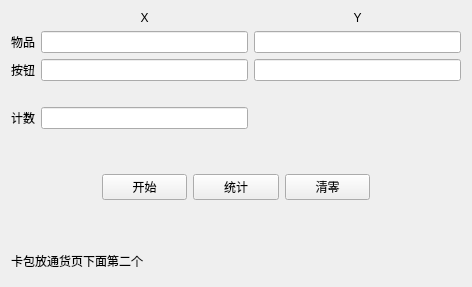
<?xml version="1.0" encoding="UTF-8"?>
<ui version="4.0">
 <class>Deck</class>
 <widget class="QWidget" name="Deck">
  <property name="geometry">
   <rect>
    <x>0</x>
    <y>0</y>
    <width>472</width>
    <height>287</height>
   </rect>
  </property>
  <property name="windowTitle">
   <string>Deck</string>
  </property>
  <layout class="QGridLayout" name="gridLayout_2">
   <item row="7" column="0">
    <widget class="QLabel" name="label_6">
     <property name="text">
      <string/>
     </property>
    </widget>
   </item>
   <item row="0" column="0">
    <layout class="QGridLayout" name="gridLayout">
     <item row="2" column="3">
      <widget class="QLineEdit" name="lineEdit_B_y"/>
     </item>
     <item row="4" column="0">
      <widget class="QLabel" name="label_5">
       <property name="text">
        <string>计数</string>
       </property>
      </widget>
     </item>
     <item row="4" column="1">
      <widget class="QLineEdit" name="lineEdit_cal"/>
     </item>
     <item row="1" column="1">
      <widget class="QLineEdit" name="lineEdit_A_x"/>
     </item>
     <item row="0" column="1">
      <widget class="QLabel" name="label_3">
       <property name="maximumSize">
        <size>
         <width>10000</width>
         <height>20</height>
        </size>
       </property>
       <property name="text">
        <string>X</string>
       </property>
       <property name="alignment">
        <set>Qt::AlignCenter</set>
       </property>
      </widget>
     </item>
     <item row="2" column="1">
      <widget class="QLineEdit" name="lineEdit_B_x"/>
     </item>
     <item row="1" column="3">
      <widget class="QLineEdit" name="lineEdit_A_y"/>
     </item>
     <item row="3" column="1">
      <widget class="QLabel" name="label_10">
       <property name="text">
        <string/>
       </property>
      </widget>
     </item>
     <item row="2" column="0">
      <widget class="QLabel" name="label_2">
       <property name="text">
        <string>按钮</string>
       </property>
      </widget>
     </item>
     <item row="1" column="0">
      <widget class="QLabel" name="label">
       <property name="text">
        <string>物品</string>
       </property>
      </widget>
     </item>
     <item row="0" column="3">
      <widget class="QLabel" name="label_4">
       <property name="text">
        <string>Y</string>
       </property>
       <property name="alignment">
        <set>Qt::AlignCenter</set>
       </property>
      </widget>
     </item>
    </layout>
   </item>
   <item row="11" column="0">
    <widget class="QLabel" name="label_7">
     <property name="text">
      <string/>
     </property>
    </widget>
   </item>
   <item row="10" column="0">
    <layout class="QHBoxLayout" name="horizontalLayout">
     <item>
      <widget class="QLabel" name="label_8">
       <property name="text">
        <string/>
       </property>
      </widget>
     </item>
     <item>
      <widget class="QPushButton" name="pushButton_start">
       <property name="text">
        <string>开始</string>
       </property>
      </widget>
     </item>
     <item>
      <widget class="QPushButton" name="pushButton_save">
       <property name="text">
        <string>统计</string>
       </property>
      </widget>
     </item>
     <item>
      <widget class="QPushButton" name="pushButton_stop">
       <property name="text">
        <string>清零</string>
       </property>
      </widget>
     </item>
     <item>
      <widget class="QLabel" name="label_9">
       <property name="text">
        <string/>
       </property>
      </widget>
     </item>
    </layout>
   </item>
   <item row="12" column="0">
    <widget class="QLabel" name="label_11">
     <property name="text">
      <string>卡包放通货页下面第二个</string>
     </property>
    </widget>
   </item>
  </layout>
 </widget>
 <resources/>
 <connections/>
</ui>
